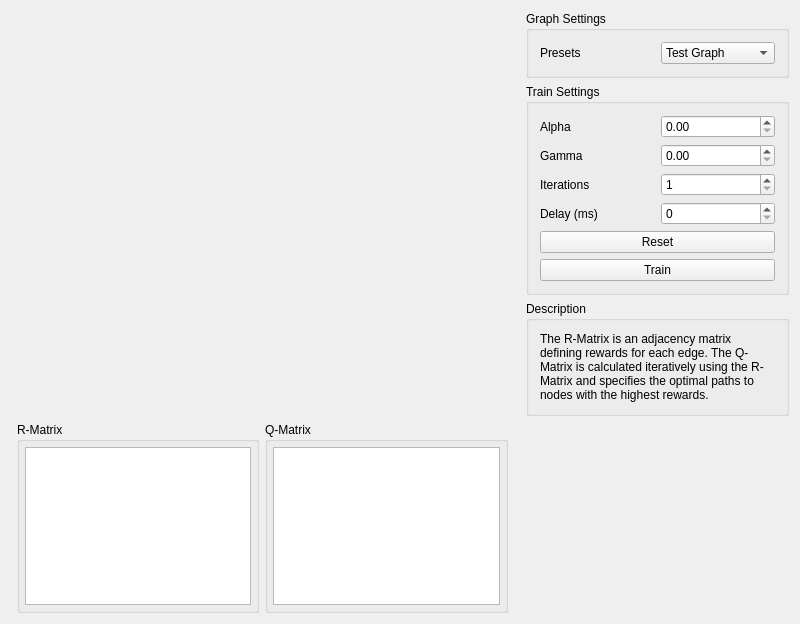
<?xml version="1.0" encoding="UTF-8"?>
<ui version="4.0">
 <class>RQLearningWidgetClass</class>
 <widget class="QWidget" name="RQLearningWidgetClass">
  <property name="geometry">
   <rect>
    <x>0</x>
    <y>0</y>
    <width>800</width>
    <height>624</height>
   </rect>
  </property>
  <property name="windowTitle">
   <string>RQLearningWidget</string>
  </property>
  <layout class="QGridLayout" name="gridLayout">
   <item row="0" column="0" rowspan="5" colspan="5">
    <widget class="GraphWidget" name="graph_widget" native="true">
     <property name="sizePolicy">
      <sizepolicy hsizetype="MinimumExpanding" vsizetype="MinimumExpanding">
       <horstretch>0</horstretch>
       <verstretch>0</verstretch>
      </sizepolicy>
     </property>
    </widget>
   </item>
   <item row="5" column="2">
    <widget class="QGroupBox" name="groupBox_2">
     <property name="title">
      <string>Q-Matrix</string>
     </property>
     <layout class="QGridLayout" name="gridLayout_3">
      <property name="leftMargin">
       <number>5</number>
      </property>
      <property name="topMargin">
       <number>5</number>
      </property>
      <property name="rightMargin">
       <number>5</number>
      </property>
      <property name="bottomMargin">
       <number>5</number>
      </property>
      <item row="0" column="0">
       <widget class="QTableWidget" name="qMatrix_tableWidget">
        <property name="sizePolicy">
         <sizepolicy hsizetype="Expanding" vsizetype="Minimum">
          <horstretch>0</horstretch>
          <verstretch>0</verstretch>
         </sizepolicy>
        </property>
        <property name="editTriggers">
         <set>QAbstractItemView::NoEditTriggers</set>
        </property>
        <property name="selectionMode">
         <enum>QAbstractItemView::NoSelection</enum>
        </property>
        <property name="showGrid">
         <bool>true</bool>
        </property>
       </widget>
      </item>
     </layout>
    </widget>
   </item>
   <item row="1" column="5" rowspan="2">
    <widget class="QGroupBox" name="settings_groupBox">
     <property name="title">
      <string>Train Settings</string>
     </property>
     <layout class="QGridLayout" name="gridLayout_4">
      <item row="0" column="2">
       <widget class="QDoubleSpinBox" name="alpha_spinBox">
        <property name="maximum">
         <double>2.000000000000000</double>
        </property>
        <property name="singleStep">
         <double>0.100000000000000</double>
        </property>
       </widget>
      </item>
      <item row="2" column="1">
       <widget class="QLabel" name="iterations_label">
        <property name="text">
         <string>Iterations</string>
        </property>
       </widget>
      </item>
      <item row="5" column="1" colspan="2">
       <widget class="QPushButton" name="train_button">
        <property name="text">
         <string>Train</string>
        </property>
       </widget>
      </item>
      <item row="1" column="1">
       <widget class="QLabel" name="gamma_label">
        <property name="text">
         <string>Gamma</string>
        </property>
       </widget>
      </item>
      <item row="1" column="2">
       <widget class="QDoubleSpinBox" name="gamma_spinBox">
        <property name="maximum">
         <double>2.000000000000000</double>
        </property>
        <property name="singleStep">
         <double>0.100000000000000</double>
        </property>
       </widget>
      </item>
      <item row="0" column="1">
       <widget class="QLabel" name="alpha_label">
        <property name="text">
         <string>Alpha</string>
        </property>
       </widget>
      </item>
      <item row="4" column="1" colspan="2">
       <widget class="QPushButton" name="pushButton">
        <property name="text">
         <string>Reset</string>
        </property>
       </widget>
      </item>
      <item row="2" column="2">
       <widget class="QSpinBox" name="iterations_spinBox">
        <property name="minimum">
         <number>1</number>
        </property>
        <property name="maximum">
         <number>10000</number>
        </property>
        <property name="singleStep">
         <number>100</number>
        </property>
       </widget>
      </item>
      <item row="3" column="1">
       <widget class="QLabel" name="delay_label">
        <property name="text">
         <string>Delay (ms)</string>
        </property>
       </widget>
      </item>
      <item row="3" column="2">
       <widget class="QSpinBox" name="delay_spinBox"/>
      </item>
     </layout>
    </widget>
   </item>
   <item row="0" column="5">
    <widget class="QGroupBox" name="groupBox_3">
     <property name="title">
      <string>Graph Settings</string>
     </property>
     <layout class="QGridLayout" name="gridLayout_5">
      <item row="0" column="1">
       <widget class="QComboBox" name="comboBox">
        <property name="minimumSize">
         <size>
          <width>100</width>
          <height>0</height>
         </size>
        </property>
        <item>
         <property name="text">
          <string>Test Graph</string>
         </property>
        </item>
        <item>
         <property name="text">
          <string>Lecture Graph</string>
         </property>
        </item>
       </widget>
      </item>
      <item row="0" column="0">
       <widget class="QLabel" name="presets_label">
        <property name="text">
         <string>Presets</string>
        </property>
       </widget>
      </item>
     </layout>
    </widget>
   </item>
   <item row="5" column="1">
    <widget class="QGroupBox" name="groupBox">
     <property name="title">
      <string>R-Matrix</string>
     </property>
     <layout class="QGridLayout" name="gridLayout_2">
      <property name="leftMargin">
       <number>5</number>
      </property>
      <property name="topMargin">
       <number>5</number>
      </property>
      <property name="rightMargin">
       <number>5</number>
      </property>
      <property name="bottomMargin">
       <number>5</number>
      </property>
      <item row="0" column="0">
       <widget class="QTableWidget" name="rMatrix_tableWidget">
        <property name="sizePolicy">
         <sizepolicy hsizetype="Expanding" vsizetype="Minimum">
          <horstretch>0</horstretch>
          <verstretch>0</verstretch>
         </sizepolicy>
        </property>
        <property name="editTriggers">
         <set>QAbstractItemView::NoEditTriggers</set>
        </property>
        <property name="selectionMode">
         <enum>QAbstractItemView::NoSelection</enum>
        </property>
        <property name="showGrid">
         <bool>true</bool>
        </property>
       </widget>
      </item>
     </layout>
    </widget>
   </item>
   <item row="4" column="5" rowspan="2">
    <spacer name="verticalSpacer">
     <property name="orientation">
      <enum>Qt::Vertical</enum>
     </property>
     <property name="sizeHint" stdset="0">
      <size>
       <width>20</width>
       <height>40</height>
      </size>
     </property>
    </spacer>
   </item>
   <item row="3" column="5">
    <widget class="QGroupBox" name="groupBox_4">
     <property name="title">
      <string>Description</string>
     </property>
     <layout class="QVBoxLayout" name="verticalLayout">
      <item>
       <widget class="QLabel" name="label">
        <property name="text">
         <string>The R-Matrix is an adjacency matrix defining rewards for each edge. The Q-Matrix is calculated iteratively using the R-Matrix and specifies the optimal paths to nodes with the highest rewards.</string>
        </property>
        <property name="wordWrap">
         <bool>true</bool>
        </property>
       </widget>
      </item>
     </layout>
    </widget>
   </item>
  </layout>
 </widget>
 <layoutdefault spacing="6" margin="11"/>
 <customwidgets>
  <customwidget>
   <class>GraphWidget</class>
   <extends>QWidget</extends>
   <header>rqlearning/graphwidget.h</header>
   <container>1</container>
   <slots>
    <slot>addNode()</slot>
    <slot>clear()</slot>
   </slots>
  </customwidget>
 </customwidgets>
 <resources/>
 <connections>
  <connection>
   <sender>train_button</sender>
   <signal>clicked()</signal>
   <receiver>RQLearningWidgetClass</receiver>
   <slot>onTrainButtonClicked()</slot>
   <hints>
    <hint type="sourcelabel">
     <x>703</x>
     <y>314</y>
    </hint>
    <hint type="destinationlabel">
     <x>604</x>
     <y>312</y>
    </hint>
   </hints>
  </connection>
  <connection>
   <sender>pushButton</sender>
   <signal>clicked()</signal>
   <receiver>RQLearningWidgetClass</receiver>
   <slot>onResetButtonClicked()</slot>
   <hints>
    <hint type="sourcelabel">
     <x>690</x>
     <y>281</y>
    </hint>
    <hint type="destinationlabel">
     <x>604</x>
     <y>283</y>
    </hint>
   </hints>
  </connection>
  <connection>
   <sender>iterations_spinBox</sender>
   <signal>valueChanged(int)</signal>
   <receiver>RQLearningWidgetClass</receiver>
   <slot>onMaxIterationsChanged(int)</slot>
   <hints>
    <hint type="sourcelabel">
     <x>731</x>
     <y>224</y>
    </hint>
    <hint type="destinationlabel">
     <x>536</x>
     <y>220</y>
    </hint>
   </hints>
  </connection>
  <connection>
   <sender>gamma_spinBox</sender>
   <signal>valueChanged(double)</signal>
   <receiver>RQLearningWidgetClass</receiver>
   <slot>onGammaChanged(double)</slot>
   <hints>
    <hint type="sourcelabel">
     <x>737</x>
     <y>198</y>
    </hint>
    <hint type="destinationlabel">
     <x>587</x>
     <y>196</y>
    </hint>
   </hints>
  </connection>
  <connection>
   <sender>alpha_spinBox</sender>
   <signal>valueChanged(double)</signal>
   <receiver>RQLearningWidgetClass</receiver>
   <slot>onAlphaChanged(double)</slot>
   <hints>
    <hint type="sourcelabel">
     <x>738</x>
     <y>166</y>
    </hint>
    <hint type="destinationlabel">
     <x>566</x>
     <y>165</y>
    </hint>
   </hints>
  </connection>
  <connection>
   <sender>delay_spinBox</sender>
   <signal>valueChanged(int)</signal>
   <receiver>RQLearningWidgetClass</receiver>
   <slot>onDelayChanged(int)</slot>
   <hints>
    <hint type="sourcelabel">
     <x>728</x>
     <y>256</y>
    </hint>
    <hint type="destinationlabel">
     <x>552</x>
     <y>250</y>
    </hint>
   </hints>
  </connection>
  <connection>
   <sender>comboBox</sender>
   <signal>currentIndexChanged(int)</signal>
   <receiver>RQLearningWidgetClass</receiver>
   <slot>onLoadGraph(int)</slot>
   <hints>
    <hint type="sourcelabel">
     <x>737</x>
     <y>42</y>
    </hint>
    <hint type="destinationlabel">
     <x>623</x>
     <y>43</y>
    </hint>
   </hints>
  </connection>
 </connections>
 <slots>
  <slot>onTrainButtonClicked()</slot>
  <slot>onResetButtonClicked()</slot>
  <slot>onAlphaChanged(double)</slot>
  <slot>onGammaChanged(double)</slot>
  <slot>onMaxIterationsChanged(int)</slot>
  <slot>onDelayChanged(int)</slot>
  <slot>onAddNode()</slot>
  <slot>onLoadGraph(int)</slot>
 </slots>
</ui>
